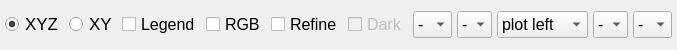
         <widget class="QFrame" name="controlsframe">
          <property name="sizePolicy">
           <sizepolicy hsizetype="Preferred" vsizetype="Maximum">
            <horstretch>0</horstretch>
            <verstretch>0</verstretch>
           </sizepolicy>
          </property>
          <property name="maximumSize">
           <size>
            <width>1500</width>
            <height>50</height>
           </size>
          </property>
          <property name="font">
           <font>
            <family>Arial</family>
            <pointsize>12</pointsize>
           </font>
          </property>
          <property name="frameShape">
           <enum>QFrame::NoFrame</enum>
          </property>
          <property name="frameShadow">
           <enum>QFrame::Raised</enum>
          </property>
          <layout class="QGridLayout" name="gridLayout_54">
           <property name="leftMargin">
            <number>5</number>
           </property>
           <property name="topMargin">
            <number>5</number>
           </property>
           <property name="rightMargin">
            <number>5</number>
           </property>
           <property name="bottomMargin">
            <number>5</number>
           </property>
           <property name="horizontalSpacing">
            <number>5</number>
           </property>
           <property name="verticalSpacing">
            <number>0</number>
           </property>
           <item row="1" column="8">
            <widget class="QCheckBox" name="darkCheck">
             <property name="enabled">
              <bool>false</bool>
             </property>
             <property name="font">
              <font>
               <family>Arial</family>
               <pointsize>12</pointsize>
              </font>
             </property>
             <property name="text">
              <string>Dark</string>
             </property>
            </widget>
           </item>
           <item row="1" column="2">
            <widget class="QRadioButton" name="xymain">
             <property name="font">
              <font>
               <family>Arial</family>
               <pointsize>13</pointsize>
              </font>
             </property>
             <property name="text">
              <string>XY</string>
             </property>
             <property name="checked">
              <bool>false</bool>
             </property>
            </widget>
           </item>
           <item row="1" column="11">
            <widget class="QComboBox" name="graphsel">
             <property name="font">
              <font>
               <family>Arial</family>
               <pointsize>12</pointsize>
              </font>
             </property>
             <item>
              <property name="text">
               <string>plot left</string>
              </property>
             </item>
             <item>
              <property name="text">
               <string>plot right</string>
              </property>
             </item>
            </widget>
           </item>
           <item row="1" column="4">
            <widget class="QCheckBox" name="legcb">
             <property name="font">
              <font>
               <family>Arial</family>
               <pointsize>12</pointsize>
              </font>
             </property>
             <property name="text">
              <string>Legend</string>
             </property>
            </widget>
           </item>
           <item row="1" column="10">
            <widget class="QComboBox" name="markerlsx">
             <property name="maximumSize">
              <size>
               <width>50</width>
               <height>16777215</height>
              </size>
             </property>
             <property name="font">
              <font>
               <family>Arial</family>
               <pointsize>12</pointsize>
              </font>
             </property>
             <item>
              <property name="text">
               <string>-</string>
              </property>
             </item>
             <item>
              <property name="text">
               <string>:</string>
              </property>
             </item>
             <item>
              <property name="text">
               <string/>
              </property>
             </item>
            </widget>
           </item>
           <item row="1" column="13">
            <widget class="QComboBox" name="markery">
             <property name="maximumSize">
              <size>
               <width>50</width>
               <height>16777215</height>
              </size>
             </property>
             <property name="font">
              <font>
               <family>Arial</family>
               <pointsize>12</pointsize>
              </font>
             </property>
             <item>
              <property name="text">
               <string>-</string>
              </property>
             </item>
             <item>
              <property name="text">
               <string>.</string>
              </property>
             </item>
             <item>
              <property name="text">
               <string>o</string>
              </property>
             </item>
             <item>
              <property name="text">
               <string>:</string>
              </property>
             </item>
            </widget>
           </item>
           <item row="1" column="7">
            <widget class="QCheckBox" name="refinecb">
             <property name="font">
              <font>
               <family>Arial</family>
               <pointsize>12</pointsize>
              </font>
             </property>
             <property name="text">
              <string>Refine</string>
             </property>
            </widget>
           </item>
           <item row="1" column="1">
            <widget class="QRadioButton" name="xyzmain">
             <property name="font">
              <font>
               <family>Arial</family>
               <pointsize>13</pointsize>
              </font>
             </property>
             <property name="text">
              <string>XYZ</string>
             </property>
             <property name="checked">
              <bool>true</bool>
             </property>
            </widget>
           </item>
           <item row="1" column="9">
            <widget class="QComboBox" name="markerx">
             <property name="maximumSize">
              <size>
               <width>50</width>
               <height>16777215</height>
              </size>
             </property>
             <property name="font">
              <font>
               <family>Arial</family>
               <pointsize>12</pointsize>
              </font>
             </property>
             <item>
              <property name="text">
               <string>-</string>
              </property>
             </item>
             <item>
              <property name="text">
               <string>.</string>
              </property>
             </item>
             <item>
              <property name="text">
               <string>o</string>
              </property>
             </item>
             <item>
              <property name="text">
               <string>:</string>
              </property>
             </item>
            </widget>
           </item>
           <item row="1" column="6">
            <widget class="QCheckBox" name="rgbcol">
             <property name="font">
              <font>
               <family>Arial</family>
               <pointsize>12</pointsize>
              </font>
             </property>
             <property name="text">
              <string>RGB</string>
             </property>
             <property name="checked">
              <bool>false</bool>
             </property>
            </widget>
           </item>
           <item row="1" column="12">
            <widget class="QComboBox" name="markerlsy">
             <property name="maximumSize">
              <size>
               <width>50</width>
               <height>16777215</height>
              </size>
             </property>
             <property name="font">
              <font>
               <family>Arial</family>
               <pointsize>12</pointsize>
              </font>
             </property>
             <item>
              <property name="text">
               <string>-</string>
              </property>
             </item>
             <item>
              <property name="text">
               <string>:</string>
              </property>
             </item>
             <item>
              <property name="text">
               <string/>
              </property>
             </item>
            </widget>
           </item>
          </layout>
         </widget>
